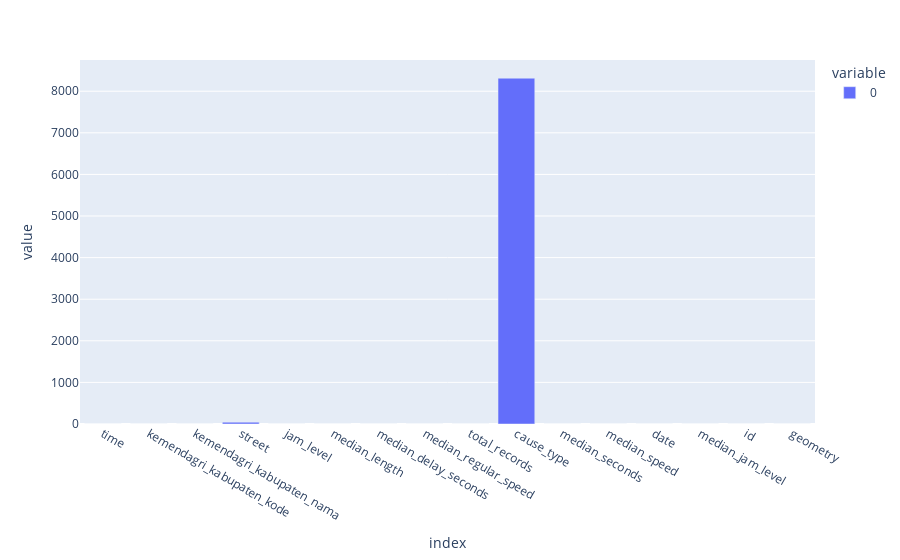

The cell this chart's notebook holds for it:
### Code cell
# analisis null value
df_irregularities.isna().sum().plot(kind='bar')

### Figure 1 — Plotly figure (JSON) as saved in the notebook; plotly's stock layout.template omitted (floating-point values rounded to 4 significant figures)
{"data": [{"alignmentgroup": "True", "hovertemplate": "variable=0<br>index=%{x}<br>value=%{y}<extra></extra>", "legendgroup": "0", "marker": {"color": "#636efa", "pattern": {"shape": ""}}, "name": "0", "offsetgroup": "0", "orientation": "v", "showlegend": true, "textposition": "auto", "type": "bar", "x": ["time", "kemendagri_kabupaten_kode", "kemendagri_kabupaten_nama", "street", "jam_level", "median_length", "median_delay_seconds", "median_regular_speed", "total_records", "cause_type", "median_seconds", "median_speed", "date", "median_jam_level", "id", "geometry"], "xaxis": "x", "y": [0, 0, 0, 44, 0, 0, 0, 0, 0, 8313, 0, 0, 0, 0, 0, 0], "yaxis": "y"}], "layout": {"barmode": "relative", "legend": {"title": {"text": "variable"}, "tracegroupgap": 0}, "margin": {"t": 60}, "xaxis": {"anchor": "y", "domain": [0, 1], "title": {"text": "index"}}, "yaxis": {"anchor": "x", "domain": [0, 1], "title": {"text": "value"}}}}
